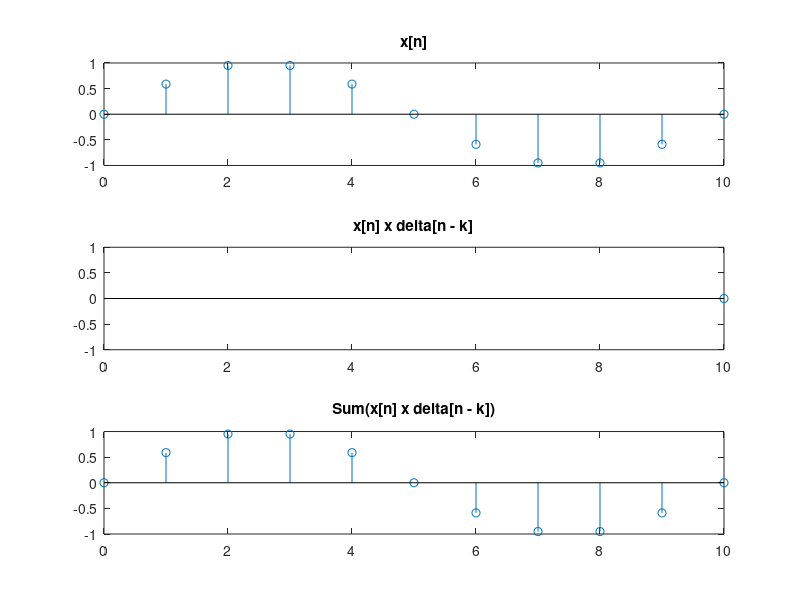

This chart was generated by the following MATLAB code:

clear all;
close all;

n = 0:10;
f = sin(2*pi*n/10);
ind=1;
for k=1:length(f)
    subplot(311);
    stem(n, f);axis([0 10 -1 1]);title('x[n]');
    
    subplot(312);
    stem(n(k), f(k), 'Color', 'r');axis([0 10 -1 1]);title('x[n] x delta[n - k]');
    
    subplot(313);
    stem(n(1:k), f(1:k));axis([0 10 -1 1]);title('Sum(x[n] x delta[n - k])');
    pause(0.1);
%     movieVector(ind) = getframe(1);
%     ind=ind+1;
end;

% myWriter = VideoWriter('ImpulseRepresentation', 'MPEG-4');
% myWriter.FrameRate = 1;
% open(myWriter);
% writeVideo(myWriter, movieVector);
% close(myWriter);